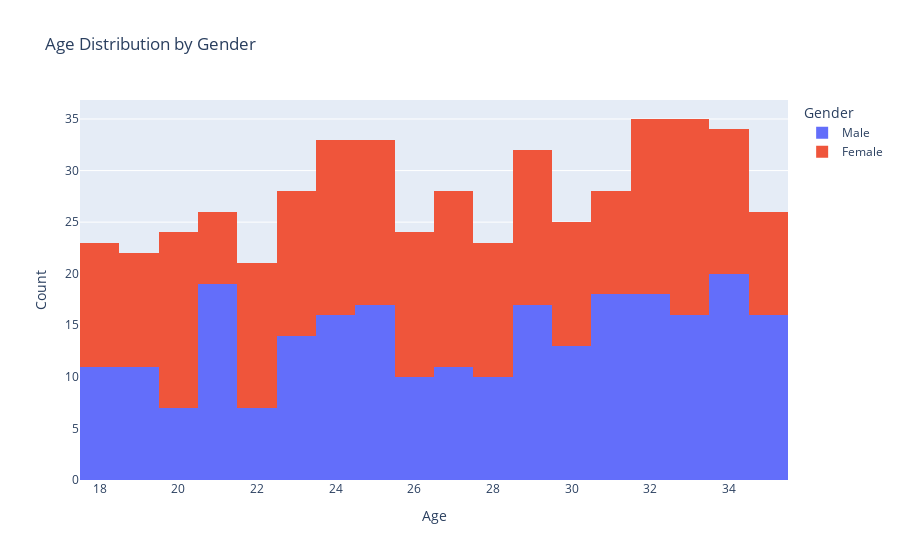

The notebook cell saved with this chart:
### Code cell
# age distribution by gender
fig = px.histogram(data, x="Age", color="Gender", nbins=20, 
                   title="Age Distribution by Gender")
fig.update_layout(xaxis_title="Age", yaxis_title="Count")
fig.show()

### Figure 1 — Plotly figure (JSON) as saved in the notebook; plotly's stock layout.template omitted (floating-point values rounded to 4 significant figures; data arrays with more than 128 entries replaced by an {"elided": "..."} marker saying what was removed)
{"data": [{"alignmentgroup": "True", "bingroup": "x", "hovertemplate": "Gender=Male<br>Age=%{x}<br>count=%{y}<extra></extra>", "legendgroup": "Male", "marker": {"color": "#636efa", "pattern": {"shape": ""}}, "name": "Male", "nbinsx": 20, "offsetgroup": "Male", "orientation": "v", "showlegend": true, "type": "histogram", "x": {"elided": "251 int values"}, "xaxis": "x", "yaxis": "y"}, {"alignmentgroup": "True", "bingroup": "x", "hovertemplate": "Gender=Female<br>Age=%{x}<br>count=%{y}<extra></extra>", "legendgroup": "Female", "marker": {"color": "#EF553B", "pattern": {"shape": ""}}, "name": "Female", "nbinsx": 20, "offsetgroup": "Female", "orientation": "v", "showlegend": true, "type": "histogram", "x": {"elided": "249 int values"}, "xaxis": "x", "yaxis": "y"}], "layout": {"barmode": "relative", "legend": {"title": {"text": "Gender"}, "tracegroupgap": 0}, "title": {"text": "Age Distribution by Gender"}, "xaxis": {"anchor": "y", "domain": [0, 1], "title": {"text": "Age"}}, "yaxis": {"anchor": "x", "domain": [0, 1], "title": {"text": "Count"}}}}
